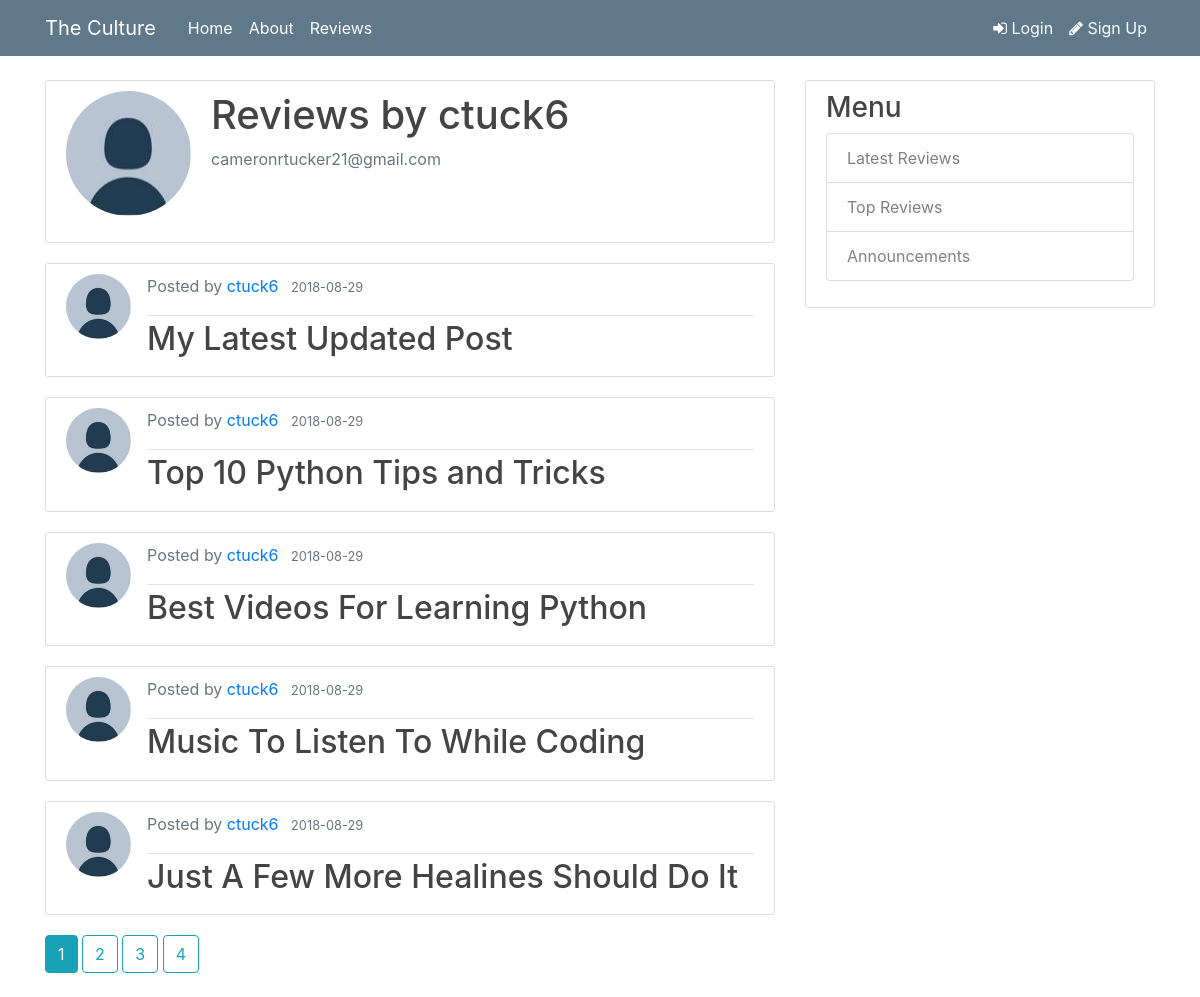
Page /user/ctuck6 on the committed database.
### app/database.py (models this page shows, shortened)
class User(db.Model, UserMixin):
    id = db.Column(db.Integer, primary_key = True)
    username = db.Column(db.String(20), unique = True, nullable = False)
    email = db.Column(db.String(50), unique = True, nullable = False)
    image_file = db.Column(db.String(20), unique = False, nullable = False, default = "default_" + str(random.randint(1, 5)) + ".jpg")
    password = db.Column(db.String(20), nullable = False)
    reviews = db.relationship("Review", backref = "author", lazy = True)

class Review(db.Model):
    id = db.Column(db.Integer, primary_key = True)
    title = db.Column(db.String(100), nullable = False)
    date_posted = db.Column(db.DateTime, nullable = False, default = datetime.utcnow)
    body = db.Column(db.Text, nullable = False)
    userId = db.Column(db.Integer, db.ForeignKey('user.id'), nullable = False)

### app/routes.py (the view)
@app.route("/user/<string:username>")
def user_reviews(username):
	page = request.args.get("page", 1, type = int)
	user = User.query.filter_by(username = username).first_or_404()
	reviews = Review.query.filter_by(author = user).order_by(Review.date_posted.desc()).paginate(page = page, per_page = 5)
	return render_template("user_reviews.html", reviews = reviews, user = user)

### app/templates/user_reviews.html
{% extends "layout.html" %}
{% block content %}
  <div class="content-section">
    <div class="media">
      <img class="rounded-circle account-img" src="{{ url_for('static', filename='profilePics/' + user.image_file) }}">
      <div class="media-body">
        <h2 class="account-heading">Reviews by {{ user.username }}</h2>
        <p class="text-secondary">{{ user.email }}</p>
      </div>
    </div>
  </div>
  <ul class="list-group">
  	{% for review in reviews.items %}
  	  <article class="media content-section">
        <img class="rounded-circle article-img" src="{{ url_for('static', filename='profilePics/' + review.author.image_file) }}">
        <div class="media-body">
          <div class="article-metadata">
            <p class="text-muted">Posted by
              <a class="mr-2" href="{{ url_for('user_reviews', username = review.author.username) }}">{{ review.author.username }}</a>
              <small class="text-muted">{{ review.date_posted.strftime('%Y-%m-%d') }}</small>
            </p>
          </div>
          <h2><a class="article-title" href="{{ url_for('review', review_id = review.id) }}">{{ review.title }}</a></h2>
        </div>
      </article>
	{% endfor %}
  </ul>
  {% for page_num in reviews.iter_pages(left_edge = 1, right_edge = 1, left_current = 1, right_current = 2) %}
	{% if page_num %}
	  {% if reviews.page == page_num %}
	    <a class="btn btn-info mb-4" href="{{ url_for('user_reviews', username = user.username, page = page_num) }}">{{ page_num }}</a>
	  {% else %}
	    <a class="btn btn-outline-info mb-4" href="{{ url_for('user_reviews', username = user.username, page = page_num) }}">{{ page_num }}</a>
	  {% endif %}
	{% else %}
	  ...
	{% endif %}
  {% endfor %}<br>
{% endblock content %}

### app/static/main.css (style rules this page uses)
body { background: #ffffff; color: #333333; margin-top: 5rem; }
h1, h2, h3, h4, h5, h6 { color: #444444; }
.content-section { background: #ffffff; padding: 10px 20px; border: 1px solid #dddddd; border-radius: 3px; margin-bottom: 20px; }
.article-title { color: #444444; }
.article-img { height: 65px; width: 65px; margin-right: 16px; }
.article-metadata { padding-bottom: 1px; margin-bottom: 4px; border-bottom: 1px solid #e3e3e3 }
.account-img { height: 125px; width: 125px; margin-right: 20px; margin-bottom: 16px; }
.account-heading { font-size: 2.5rem; }

### rows in the picture
User: image_file (picture), username "ctuck6", email "cameronrtucker21@gmail.com"
Review: image_file (picture), author.username "ctuck6", date_posted "2018-08-29", title "My Latest Updated Post"
Review: image_file (picture), author.username "ctuck6", date_posted "2018-08-29", title "Top 10 Python Tips and Tricks"
Review: image_file (picture), author.username "ctuck6", date_posted "2018-08-29", title "Best Videos For Learning Python"
Review: image_file (picture), author.username "ctuck6", date_posted "2018-08-29", title "Music To Listen To While Coding"
Review: image_file (picture), author.username "ctuck6", date_posted "2018-08-29", title "Just A Few More Healines Should Do It"

### other values in the picture
{{ page_num }} "1"
{{ page_num }} "2" "3" "4"
